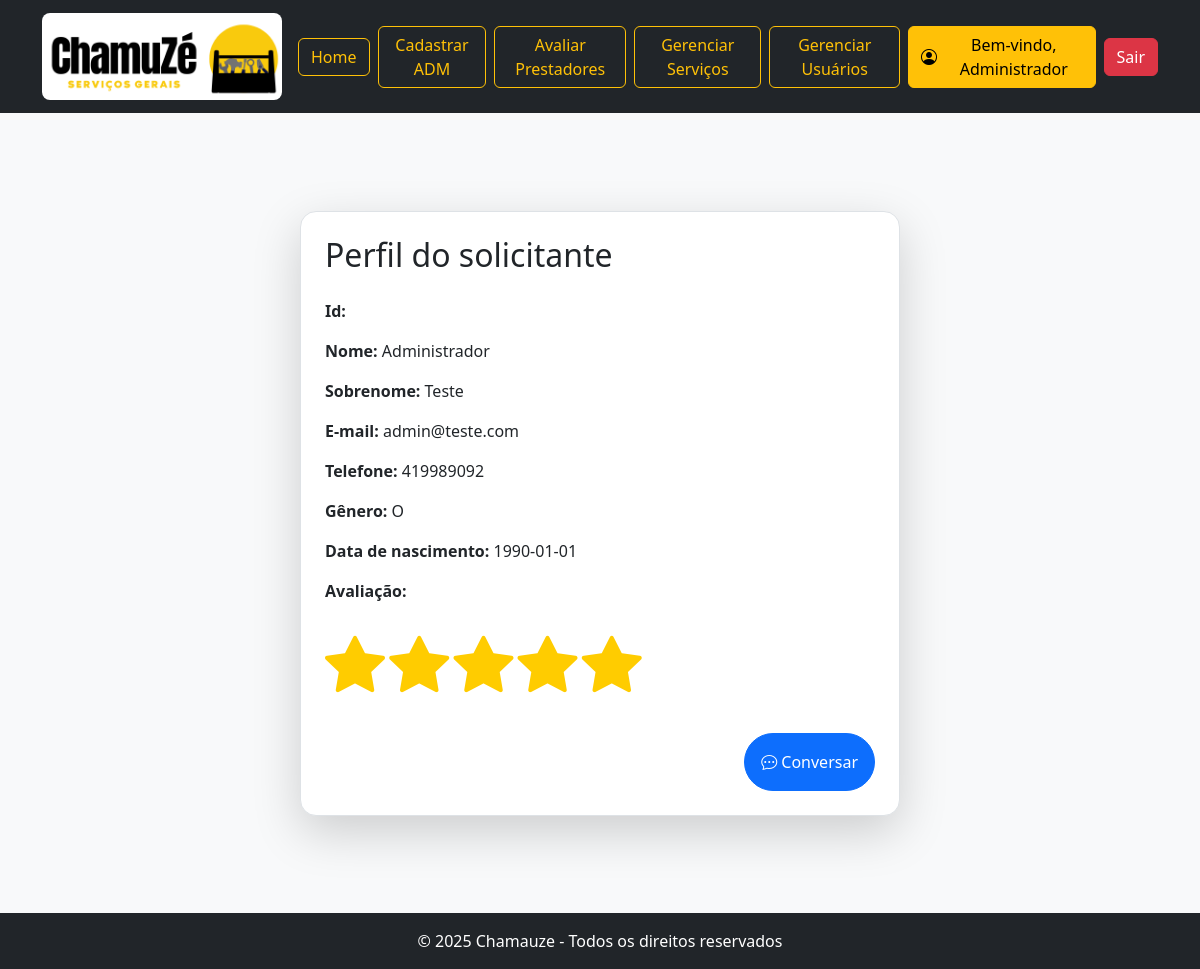
Page /solicitante/paginaSolicitante.php?id_solicitante=1 (signed in) on the earlier database version.
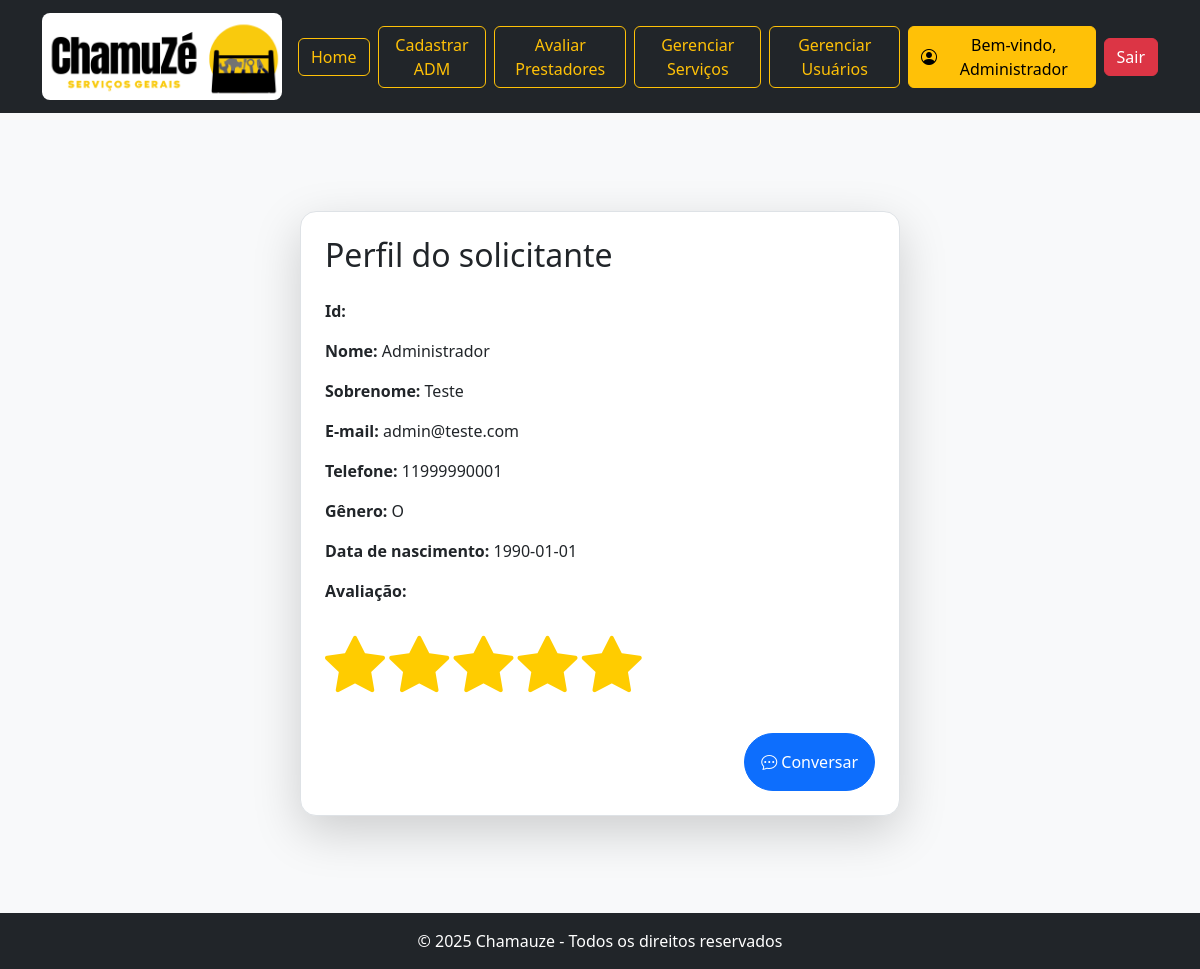
Same page on the later database version.
### tables this page shows
CREATE TABLE `usuario` (
  `id_usuario` int(11) NOT NULL,
  `nome` varchar(100) NOT NULL,
  `sobrenome` varchar(150) NOT NULL,
  `email` varchar(150) NOT NULL,
  `senha` varchar(255) NOT NULL,
  `cpf` varchar(11) NOT NULL,
  `telefone` varchar(30) NOT NULL,
  `nacionalidade` varchar(50) NOT NULL,
  `data_nascimento` date NOT NULL,
  `nota_reputacao` decimal(3,2) NOT NULL,
  `genero` enum('F','M','O') NOT NULL,
  `tipo_perfil` enum('administrador','prestador','solicitante') NOT NULL
);

### helpers/biblioteca.php (called while the page is built, shortened)
<?php
$conexao = Conexao::getInstance()->getConexao();
function buscarSolicitanteNoBancoPeloId($id_solicitante){
    global $conexao;
    $sql = "SELECT * FROM usuario LEFT JOIN solicitante ON usuario.id_usuario = solicitante.id_solicitante WHERE id_usuario = ?";
    $stmt = $conexao->prepare($sql);
    $stmt->bind_param('i', $id_solicitante);
    $stmt->execute();
    $resultado = $stmt->get_result();
    return $resultado->fetch_assoc();
}
?>

### solicitante/paginaSolicitante.php (the view, shortened to what this page needs)
<?php
include "../helpers/biblioteca.php";
if (isset($_GET['id_solicitante'])) {
    $solicitante = buscarSolicitanteNoBancoPeloId($_GET['id_solicitante']);
}
?>
<!DOCTYPE html>
<html lang="pt-br">
<head>
    <link rel="stylesheet" href="../assets/css/estrelas.css">
    <link href="https://cdn.jsdelivr.net/npm/bootstrap@5.3.3/dist/css/bootstrap.min.css" rel="stylesheet">
    <link rel="stylesheet" href="../assets/css/estilo.css">
    <link rel="stylesheet" href="https://cdn.jsdelivr.net/npm/bootstrap-icons/font/bootstrap-icons.css">
</head>
<body>
    <main class="min-vh-100 d-flex align-items-center justify-content-center bg-light">
        <div class="col-md-6 shadow-lg p-4 bg-white rounded-4 border">
            <div class="d-flex align-items-center mb-4">
                <h2 class="m-0">Perfil do solicitante</h2>
            </div>
            <p><strong>Id:</strong> <?= $solicitante['id_solicitante'] ?></p>
            <p><strong>Nome:</strong> <?= $solicitante['nome'] ?></p>
            <p><strong>Sobrenome:</strong> <?= $solicitante['sobrenome'] ?></p>
            <p><strong>E-mail:</strong> <?= $solicitante['email'] ?></p>
            <p><strong>Telefone:</strong> <?= $solicitante['telefone'] ?></p>
            <p><strong>Gênero:</strong> <?= $solicitante['genero'] ?></p>
            <p><strong>Data de nascimento:</strong> <?= $solicitante['data_nascimento'] ?></p>
            <p><strong>Avaliação:</strong></p>
            <div>
                <?php
                if ($solicitante['nota_reputacao'] <= 0) {
                    echo "<div>
                    <i class='bi bi-star-fill estrela-avaliacao-vazia'></i>
                    <i class='bi bi-star-fill estrela-avaliacao-vazia'></i>
                    <i class='bi bi-star-fill estrela-avaliacao-vazia'></i>
                    <i class='bi bi-star-fill estrela-avaliacao-vazia'></i>
                    <i class='bi bi-star-fill estrela-avaliacao-vazia'></i>
                    </div>";
                } else {
                    echo "<div>
                    <i class='bi bi-star-fill estrela-avaliacao-preenchida'></i>
                    <i class='bi bi-star-fill estrela-avaliacao-preenchida'></i>
                    <i class='bi bi-star-fill estrela-avaliacao-preenchida'></i>
                    <i class='bi bi-star-fill estrela-avaliacao-preenchida'></i>
                    <i class='bi bi-star-fill estrela-avaliacao-preenchida'></i>
                    </div>";
                }
                ?>
            </div>
            <form action="../config/chat.php" class="mt-4 text-end" method="GET">
                <button class="btn btn-primary rounded-pill p-3">
                    <i class="bi bi-chat-dots"></i> Conversar
                </button>
            </form>
        </div>
    </main>
    <?php include "../footer.php"; ?>
</body>
</html>

Differences in the rows shown:
changed usuario "Administrador": telefone "419989092" → "11999990001"
